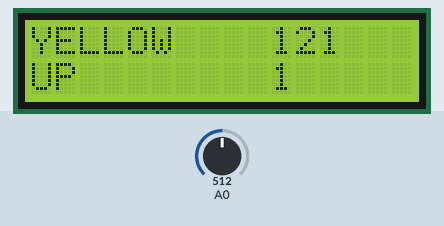
A sketch run on a simulated Arduino Uno, built with avr-gcc and run on an emulated ATmega328P. Parts: 16×2 character LCD. The test bench sets the inputs (shaded band); at power-on: A0 = 512. Random numbers use the default seed unless the sketch sets one; what the sketch prints to the serial monitor is not drawn.

Above: at 1.2 s.
1.3 s: A0 set to 982
At 4.2 s:
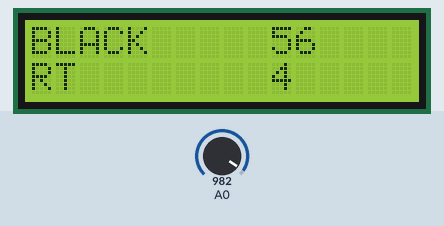
4.3 s: A0 set to 1012
5.8 s: A0 set to 990
At 6.2 s:
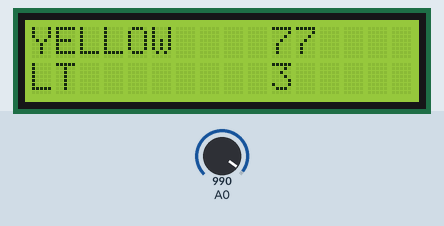
At 8.7 s:
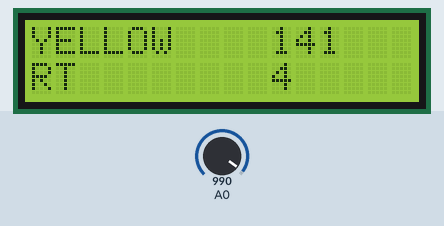
8.8 s: A0 set to 1010
10.3 s: A0 set to 900
At 12.7 s:
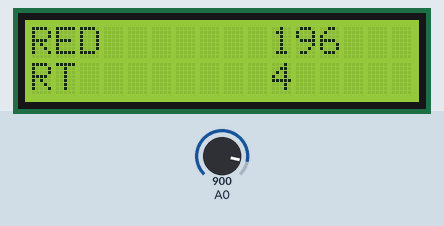
12.8 s: A0 set to 1023
Timing chart, 0 to 15.3 s (numbered marks = the images above; inputs shaded):
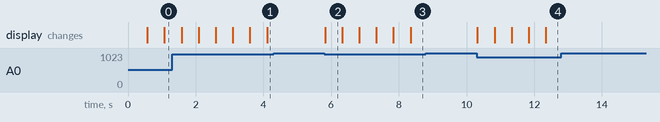

Measured:
- after the input at 4.3 s, every drawn part: stays the same
- after the input at 5.8 s, the display: changes at once (image 2)
- after the input at 8.8 s, every drawn part: stays the same
- after the input at 10.3 s, the display: first changes at once (image 4 shows a later state)
- after the input at 12.8 s, every drawn part: stays the same
- what the display in image 2 shows lasts 0.5 s, from 5.8 s to 6.3 s

The sketch:

random.ino
```cpp
#include <LiquidCrystal.h>


int randColor;
int randDirection;

LiquidCrystal lcd(8, 9, 4, 5, 6, 7);        // select the pins used on the LCD panel

void setup(){
    lcd.begin(16, 2);                       // start the library
    Serial.begin(9600);
    randomSeed(analogRead(1));
}

void loop() {
  int val;
  val=analogRead(0);
  if (val < 1000) {wood();}
  Serial.println(val);
}

void wood() {
  lcd.clear();
  randColor = random(1,217);
  Serial.println(randColor);
  lcd.setCursor(0, 0);
  if (randColor < 73) {lcd.print("BLACK");}
  else if (randColor < 145) {lcd.print("YELLOW");}
  else if (randColor < 203) {lcd.print("RED");}
  else {lcd.print("GLOW");}
  lcd.setCursor(10, 0);
  lcd.print(randColor);

  randDirection = random(1,5);
  Serial.println(randDirection);
  lcd.setCursor(0, 1);
  if (randDirection == 1) {lcd.print("UP");}
  else if (randDirection == 2) {lcd.print("DN");}
  else if (randDirection == 3) {lcd.print("LT");}
  else {lcd.print("RT");}
  lcd.setCursor(10, 1);
  lcd.print(randDirection);
  Serial.println("--Next set--");
  delay(500);
}
```
